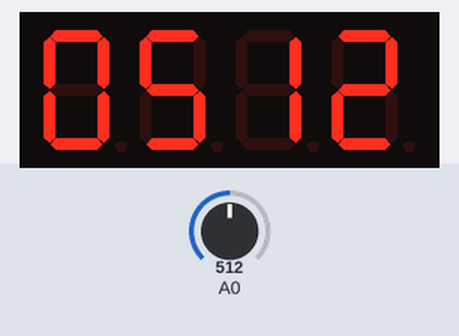
The sketch below on a simulated Arduino Uno, built with avr-gcc and run on an emulated ATmega328P. On the bench: 4-digit seven-segment display. Inputs (shaded band) come from the test bench; at power-on: A0 = 512.

Above: at 1.3 s.
1.4 s: A0 set to 716
At 2.6 s:
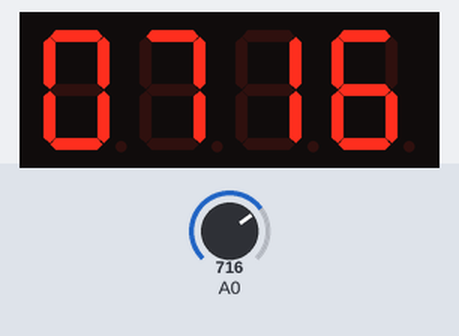
3.1 s: A0 set to 900
At 4.0 s:
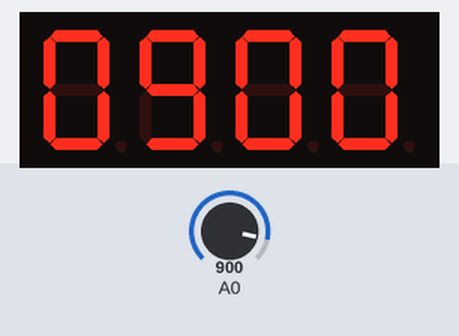
4.7 s: A0 set to 1023
At 5.5 s:
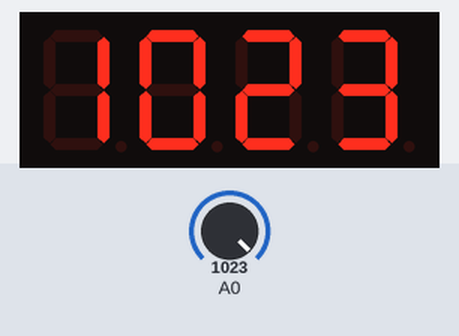
Timing chart, 0 to 7.7 s (numbered marks = the images above; inputs shaded):
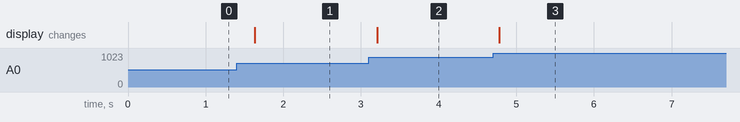

Measured:
- after the input at 1.4 s, the display: changes after 0.23 s (image 1)
- after the input at 3.1 s, the display: changes after 0.11 s (image 2)
- after the input at 4.7 s, the display: changes after 0.08 s (image 3)

The sketch:

adk_level.ino
```cpp
#include "TM1637.h"

#define CLK 4
#define DIO 5

TM1637 tm1637( CLK, DIO );


void display_number(int a){

  //tm1637.clearDisplay();
  for (int i = 4; i != 0; --i){
    tm1637.display(i-1, a % 10);
    a = a /10;
  }

}


void setup(){

  tm1637.init();
  tm1637.set( BRIGHT_TYPICAL );

  pinMode( A0, 0 );

  display_number(0);

}

void loop(){

  int value = analogRead( A0 );

  display_number( value );

 delay( 500 );


}
```
